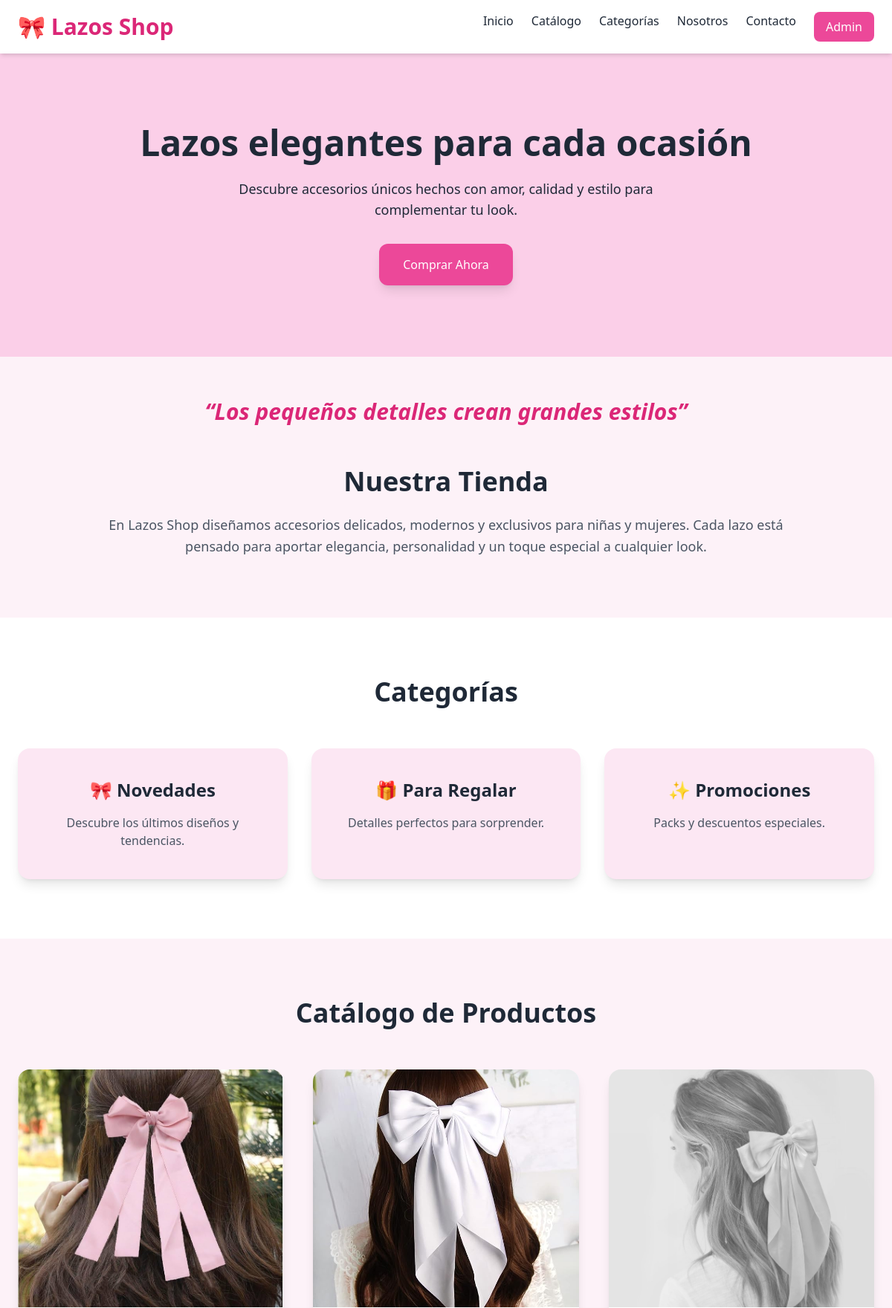
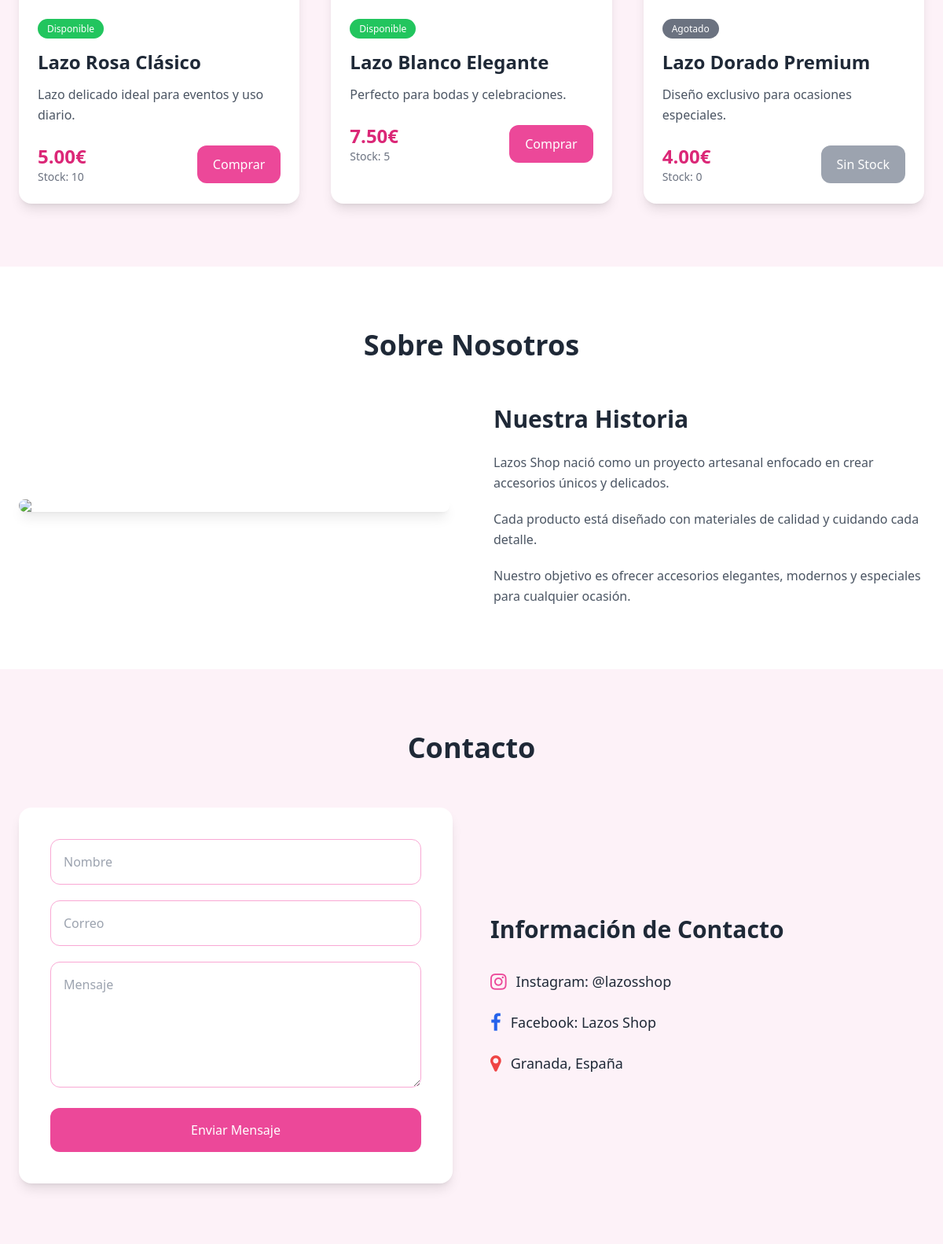
/tienda-online/index.php (upper part), run on the app's committed database (2 pictures, top to bottom).
### tables this page shows
CREATE TABLE `productos` (
  `id` int NOT NULL,
  `nombre` varchar(100) NOT NULL,
  `descripcion` text,
  `precio` decimal(10,2) NOT NULL,
  `stock` int NOT NULL DEFAULT '0',
  `imagen` varchar(255) DEFAULT 'default.jpg'
);

### tienda-online/index.php (the view, shortened to what this page needs)
<?php
include("conexion.php");
$sql = $conexion->prepare("SELECT * FROM productos");
$sql->execute();
$productos = $sql->fetchAll(PDO::FETCH_ASSOC);
?>
<!DOCTYPE html>
<html lang="es">
<head>
    <script src="https://cdn.tailwindcss.com"></script>
    <link rel="stylesheet"
    href="https://cdnjs.cloudflare.com/ajax/libs/font-awesome/4.7.0/css/font-awesome.min.css">
</head>
<body class="bg-pink-50 text-gray-800">
<nav class="bg-white shadow-md sticky top-0 z-50">
    <div class="max-w-7xl mx-auto px-6 py-4 flex justify-between items-center">
        <h1 class="text-3xl font-bold text-pink-600">
            🎀 Lazos Shop
        </h1>
        <div class="hidden md:flex gap-6 font-medium">
            <a href="#inicio" class="hover:text-pink-500">
                Inicio
            </a>
            <a href="#catalogo" class="hover:text-pink-500">
                Catálogo
            </a>
            <a href="#categorias" class="hover:text-pink-500">
                Categorías
            </a>
            <a href="#nosotros" class="hover:text-pink-500">
                Nosotros
            </a>
            <a href="#contacto" class="hover:text-pink-500">
                Contacto
            </a>
            <a href="admin.php"
            class="bg-pink-500 text-white px-4 py-2 rounded-lg hover:bg-pink-600">
                Admin
            </a>
        </div>
    </div>
</nav>
<section
id="inicio"
class="bg-pink-200 py-24 px-6 text-center">
    <h2 class="text-5xl font-bold mb-6">
        Lazos elegantes para cada ocasión
    </h2>
    <p class="text-lg max-w-2xl mx-auto mb-8">
        Descubre accesorios únicos hechos con amor,
        calidad y estilo para complementar tu look.
    </p>
    <button
    class="bg-pink-500 hover:bg-pink-600 text-white px-8 py-4 rounded-xl shadow-lg">
        Comprar Ahora
    </button>
</section>
<section class="py-14 text-center px-6">
    <p class="text-3xl italic text-pink-600 font-semibold">
        “Los pequeños detalles crean grandes estilos”
    </p>
</section>
<section class="max-w-5xl mx-auto text-center px-6 pb-20">
    <h3 class="text-4xl font-bold mb-6">
        Nuestra Tienda
    </h3>
    <p class="text-gray-600 leading-relaxed text-lg">
        En Lazos Shop diseñamos accesorios delicados,
        modernos y exclusivos para niñas y mujeres.
        Cada lazo está pensado para aportar elegancia,
        personalidad y un toque especial a cualquier look.
    </p>
</section>
<section
id="categorias"
class="bg-white py-20 px-6">
    <h3 class="text-4xl font-bold text-center mb-14">
        Categorías
    </h3>
    <div class="grid grid-cols-1 md:grid-cols-3 gap-8 max-w-6xl mx-auto">
        <div class="bg-pink-100 rounded-2xl p-10 text-center shadow-lg">
            <h4 class="text-2xl font-bold mb-4">
                🎀 Novedades
            </h4>
            <p class="text-gray-600">
                Descubre los últimos diseños y tendencias.
            </p>
        </div>
        <div class="bg-pink-100 rounded-2xl p-10 text-center shadow-lg">
            <h4 class="text-2xl font-bold mb-4">
                🎁 Para Regalar
            </h4>
            <p class="text-gray-600">
                Detalles perfectos para sorprender.
            </p>
        </div>
        <div class="bg-pink-100 rounded-2xl p-10 text-center shadow-lg">
            <h4 class="text-2xl font-bold mb-4">
                ✨ Promociones
            </h4>
            <p class="text-gray-600">
                Packs y descuentos especiales.
            </p>
        </div>
    </div>
</section>
<section
id="catalogo"
class="py-20 px-6">
    <h3 class="text-4xl font-bold text-center mb-14">
        Catálogo de Productos
    </h3>
    <div class="grid grid-cols-1 sm:grid-cols-2 lg:grid-cols-3 gap-10 max-w-7xl mx-auto">
    <?php foreach($productos as $producto){ ?>
        <div class="bg-white rounded-2xl overflow-hidden shadow-lg hover:scale-105 transition duration-300">
            <img
            src="img/<?php echo $producto['imagen']; ?>"
            class="w-full h-80 object-cover
            <?php if($producto['stock'] <= 0){ ?>
                grayscale opacity-70
            <?php } ?>
            ">
            <div class="p-6">
                <?php if($producto['stock'] > 0){ ?>
                    <span class="bg-green-500 text-white text-xs px-3 py-1 rounded-full">
                        Disponible
                    </span>
                <?php } else { ?>
                    <span class="bg-gray-500 text-white text-xs px-3 py-1 rounded-full">
                        Agotado
                    </span>
                <?php } ?>
                <h4 class="text-2xl font-bold mt-4">
                    <?php echo $producto['nombre']; ?>
                </h4>
                <p class="text-gray-600 mt-3 leading-relaxed">
                    <?php echo $producto['descripcion']; ?>
                </p>
                <div class="mt-6 flex justify-between items-center">
                    <div>
                        <p class="text-pink-600 text-2xl font-bold">
                            <?php echo $producto['precio']; ?>€
                        </p>
                        <p class="text-sm text-gray-500">
                            Stock:
                            <?php echo $producto['stock']; ?>
                        </p>
                    </div>
                    <?php if($producto['stock'] > 0){ ?>
                        <button
                        class="bg-pink-500 hover:bg-pink-600 text-white px-5 py-3 rounded-xl">
                            Comprar
                        </button>
                    <?php } else { ?>
                        <button
                        class="bg-gray-400 text-white px-5 py-3 rounded-xl cursor-not-allowed">
                            Sin Stock
                        </button>
                    <?php } ?>
                </div>
            </div>
        </div>
    <?php } ?>
    </div>
</section>
<section
id="nosotros"
class="bg-white py-20 px-6">
    <h3 class="text-4xl font-bold text-center mb-14">
        Sobre Nosotros
    </h3>
    <div class="max-w-6xl mx-auto grid md:grid-cols-2 gap-14 items-center">
        <img
        src="img/nosotross.png"
        class="rounded-2xl shadow-lg">
        <div>
            <h4 class="text-3xl font-bold mb-6">
                Nuestra Historia
            </h4>
            <p class="text-gray-600 leading-relaxed mb-5">
                Lazos Shop nació como un proyecto artesanal
                enfocado en crear accesorios únicos y delicados.
            </p>
            <p class="text-gray-600 leading-relaxed mb-5">
                Cada producto está diseñado con materiales
                de calidad y cuidando cada detalle.
            </p>
            <p class="text-gray-600 leading-relaxed">
                Nuestro objetivo es ofrecer accesorios elegantes,
                modernos y especiales para cualquier ocasión.
            </p>
        </div>
    </div>
</section>
<section
id="contacto"
class="py-20 px-6">
    <h3 class="text-4xl font-bold text-center mb-14">
        Contacto
    </h3>
    <div class="max-w-6xl mx-auto grid md:grid-cols-2 gap-12">
        <form class="bg-white p-10 rounded-2xl shadow-lg">
            <div class="mb-5">
                <input
                type="text"
                placeholder="Nombre"
                class="w-full border border-pink-300 p-4 rounded-xl">
            </div>
            <div class="mb-5">
                <input
                type="email"
                placeholder="Correo"
                class="w-full border border-pink-300 p-4 rounded-xl">
            </div>
            <div class="mb-5">
                <textarea
                placeholder="Mensaje"
                class="w-full border border-pink-300 p-4 rounded-xl h-40"></textarea>
            </div>
            <button
            class="bg-pink-500 hover:bg-pink-600 text-white px-6 py-4 rounded-xl w-full">
                Enviar Mensaje
            </button>
        </form>
        <div class="flex flex-col justify-center">
            <h4 class="text-3xl font-bold mb-8">
                Información de Contacto
            </h4>
            <div class="space-y-5 text-lg">
                <p class="flex items-center gap-3">
                    <i class="fa fa-instagram text-pink-500 text-2xl"></i>
                    Instagram: @lazosshop
                </p>
                <p class="flex items-center gap-3">
                    <i class="fa fa-facebook text-blue-600 text-2xl"></i>
                    Facebook: Lazos Shop
                </p>
                <p class="flex items-center gap-3">
                    <i class="fa fa-map-marker text-red-500 text-2xl"></i>
                    Granada, España
                </p>
            </div>
        </div>
    </div>
</section>
</body>
</html>

### data on the page
productos: imagen (picture), shows "Disponible", nombre "Lazo Rosa Clásico", descripcion "Lazo delicado ideal para eventos y uso diario.", precio "5.00", stock "10", shows "Comprar"
productos: imagen (picture), shows "Disponible", nombre "Lazo Blanco Elegante", descripcion "Perfecto para bodas y celebraciones.", precio "7.50", stock "5", shows "Comprar"
productos: imagen (picture), shows "Agotado", nombre "Lazo Dorado Premium", descripcion "Diseño exclusivo para ocasiones especiales.", precio "4.00", stock "0", shows "Sin Stock"
